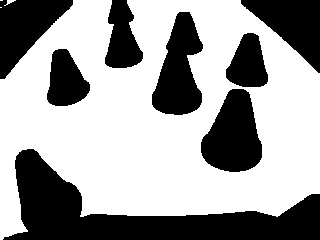
#> input picture img/hsv_img/31.jpg, 320 x 240 px, found by its file name
$ python binary.py
#> lines starting #> are read from the running program, lines starting #| are printed output that depends on the picture; after the words box and inside, x2 and y2 are one past the last pixel; in counts of white or black regions, pixels touching at a corner belong together
import cv2
import numpy as np

img = cv2.imread("C:/Users/Lenovo/Desktop/code/Object-Tracking/img/hsv_img/31.jpg")
#> img is the input picture: shape (240, 320, 3); min 0, max 255, mean 158.7

img2 = ~img
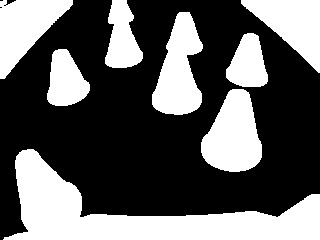
#> img2: shape (240, 320, 3); min 0, max 255, mean 96.3

# cv2.imshow("DEBU",img3)

gray = cv2.cvtColor(img2, cv2.COLOR_BGR2GRAY)

ret, binary = cv2.threshold(gray, 127, 255, cv2.THRESH_BINARY)
#> binary: shape (240, 320); 37.8% white; 8 white regions, largest, box (x1, y1, x2, y2) and area: (3, 149, 320, 240) 11167, (201, 89, 262, 172) 3521, (152, 12, 203, 115) 3305

cv2.imshow("Path Planning",binary)

kernel = cv2.getStructuringElement(cv2.MORPH_RECT, (5, 5))

#菱形结构元素的定义稍麻烦一些
Triangle = cv2.getStructuringElement(cv2.MORPH_RECT,(5, 5))
Triangle[0, 0] = 0
Triangle[0, 1] = 0
Triangle[0, 3] = 0
Triangle[0, 4] = 0
Triangle[1, 0] = 0
Triangle[1, 1] = 0
Triangle[1, 3] = 0
Triangle[1, 4] = 0
Triangle[2, 0] = 0
Triangle[2, 4] = 0
Triangle[3, 4] = 0
Triangle[3, 0] = 0


dilate1 = cv2.erode(binary,kernel,50)
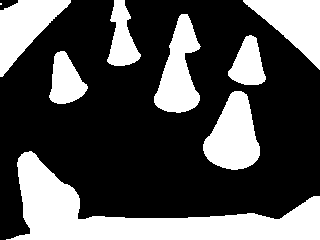
#> dilate1: shape (240, 320); 32.3% white; 9 white regions (1 under 20 px), largest, box (x1, y1, x2, y2) and area: (6, 151, 320, 240) 10082, (203, 91, 260, 170) 2961, (243, 0, 320, 70) 2675
dilate2 = cv2.erode(binary,Triangle,50)
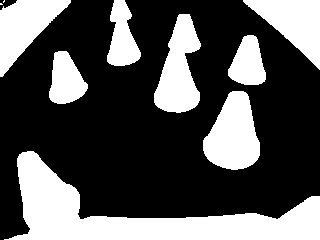
#> dilate2: shape (240, 320); 33.5% white; 10 white regions (2 under 20 px), largest, box (x1, y1, x2, y2) and area: (4, 151, 320, 240) 10292, (203, 91, 260, 170) 3111, (154, 14, 201, 113) 2847

cv2.imshow("DEBUG1",dilate1)
cv2.imshow("DEBUG2",dilate2)

cv2.waitKey(0)
print(binary.shape)
#| (240, 320)

$ run again, with img/hsv_img/0.jpg copied over img/hsv_img/31.jpg
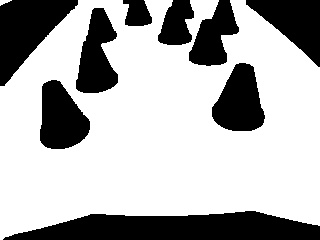
#> input picture img/hsv_img/0.jpg, 320 x 240 px, found by its file name
#> img is the input picture: shape (240, 320, 3); min 0, max 255, mean 176.4
#> binary: shape (240, 320); 30.8% white; 9 white regions, largest, box (x1, y1, x2, y2) and area: (3, 211, 320, 240) 6711, (0, 0, 78, 86) 3525, (246, 0, 320, 67) 2576
#> `dilate1 = cv2.erode(binary,kernel,50)`:
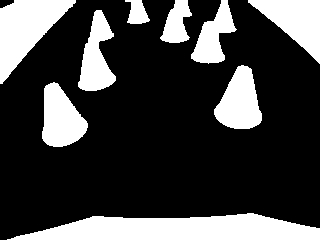
#> dilate1: shape (240, 320); 25.9% white; 9 white regions, largest, box (x1, y1, x2, y2) and area: (7, 213, 320, 240) 5986, (0, 0, 76, 84) 3161, (248, 0, 320, 64) 2298
#> `dilate2 = cv2.erode(binary,Triangle,50)`:
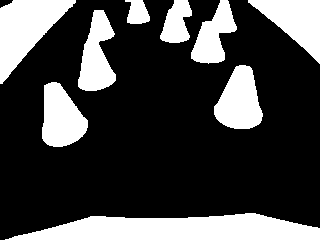
#> dilate2: shape (240, 320); 26.9% white; 9 white regions, largest, box (x1, y1, x2, y2) and area: (5, 213, 320, 240) 6078, (0, 0, 76, 84) 3176, (248, 0, 320, 64) 2298
#| (240, 320)
